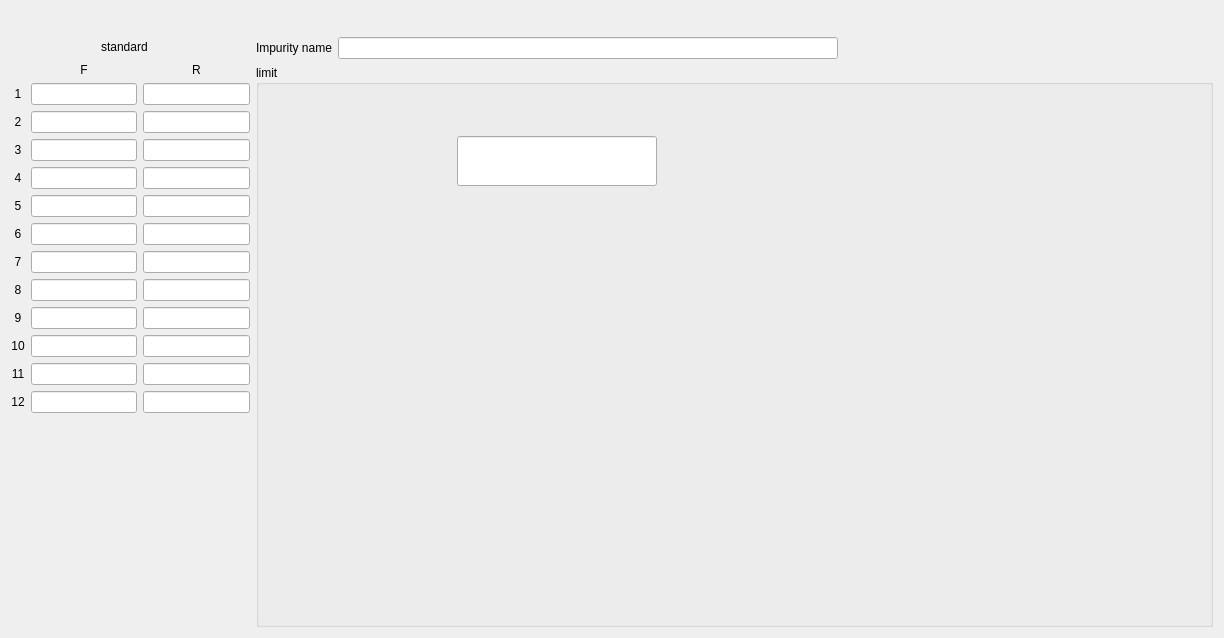
<?xml version="1.0" encoding="UTF-8"?>
<ui version="4.0">
 <class>WhitePeanutSenseSetWidget</class>
 <widget class="QWidget" name="WhitePeanutSenseSetWidget">
  <property name="geometry">
   <rect>
    <x>0</x>
    <y>0</y>
    <width>1224</width>
    <height>638</height>
   </rect>
  </property>
  <property name="windowTitle">
   <string>Form</string>
  </property>
  <layout class="QVBoxLayout" name="verticalLayout_2">
   <item>
    <layout class="QVBoxLayout" name="verticalLayout">
     <item>
      <layout class="QHBoxLayout" name="horizontalLayout">
       <item>
        <spacer name="horizontalSpacer_23">
         <property name="orientation">
          <enum>Qt::Horizontal</enum>
         </property>
         <property name="sizeHint" stdset="0">
          <size>
           <width>40</width>
           <height>20</height>
          </size>
         </property>
        </spacer>
       </item>
       <item>
        <widget class="QLabel" name="label_group">
         <property name="sizePolicy">
          <sizepolicy hsizetype="Preferred" vsizetype="Fixed">
           <horstretch>0</horstretch>
           <verstretch>0</verstretch>
          </sizepolicy>
         </property>
         <property name="text">
          <string/>
         </property>
         <property name="alignment">
          <set>Qt::AlignCenter</set>
         </property>
        </widget>
       </item>
       <item>
        <spacer name="horizontalSpacer_24">
         <property name="orientation">
          <enum>Qt::Horizontal</enum>
         </property>
         <property name="sizeHint" stdset="0">
          <size>
           <width>40</width>
           <height>20</height>
          </size>
         </property>
        </spacer>
       </item>
      </layout>
     </item>
     <item>
      <layout class="QHBoxLayout" name="horizontalLayout_2" stretch="2,8">
       <item>
        <layout class="QVBoxLayout" name="verticalLayout_8">
         <item>
          <layout class="QHBoxLayout" name="horizontalLayout_21">
           <item>
            <spacer name="horizontalSpacer_19">
             <property name="orientation">
              <enum>Qt::Horizontal</enum>
             </property>
             <property name="sizeHint" stdset="0">
              <size>
               <width>40</width>
               <height>20</height>
              </size>
             </property>
            </spacer>
           </item>
           <item>
            <widget class="QLabel" name="standard_titlelbl_3">
             <property name="text">
              <string notr="true">standard</string>
             </property>
            </widget>
           </item>
           <item>
            <widget class="QLabel" name="standardlbl_3">
             <property name="text">
              <string/>
             </property>
            </widget>
           </item>
           <item>
            <spacer name="horizontalSpacer_20">
             <property name="orientation">
              <enum>Qt::Horizontal</enum>
             </property>
             <property name="sizeHint" stdset="0">
              <size>
               <width>40</width>
               <height>20</height>
              </size>
             </property>
            </spacer>
           </item>
          </layout>
         </item>
         <item>
          <layout class="QGridLayout" name="gridLayout_12">
           <item row="12" column="1">
            <widget class="myLineEdit" name="peanutEdit12">
             <property name="alignment">
              <set>Qt::AlignCenter</set>
             </property>
            </widget>
           </item>
           <item row="11" column="1">
            <widget class="myLineEdit" name="peanutEdit11">
             <property name="alignment">
              <set>Qt::AlignCenter</set>
             </property>
            </widget>
           </item>
           <item row="12" column="0">
            <widget class="QLabel" name="peanutlbl12">
             <property name="text">
              <string notr="true">12</string>
             </property>
             <property name="alignment">
              <set>Qt::AlignCenter</set>
             </property>
            </widget>
           </item>
           <item row="13" column="1">
            <spacer name="verticalSpacer_3">
             <property name="orientation">
              <enum>Qt::Vertical</enum>
             </property>
             <property name="sizeHint" stdset="0">
              <size>
               <width>20</width>
               <height>40</height>
              </size>
             </property>
            </spacer>
           </item>
           <item row="12" column="2">
            <widget class="myLineEdit" name="peanutEdit1_12">
             <property name="alignment">
              <set>Qt::AlignCenter</set>
             </property>
            </widget>
           </item>
           <item row="11" column="2">
            <widget class="myLineEdit" name="peanutEdit1_11">
             <property name="alignment">
              <set>Qt::AlignCenter</set>
             </property>
            </widget>
           </item>
           <item row="10" column="1">
            <widget class="myLineEdit" name="peanutEdit10">
             <property name="alignment">
              <set>Qt::AlignCenter</set>
             </property>
            </widget>
           </item>
           <item row="11" column="0">
            <widget class="QLabel" name="peanutlbl11">
             <property name="text">
              <string notr="true">11</string>
             </property>
             <property name="alignment">
              <set>Qt::AlignCenter</set>
             </property>
            </widget>
           </item>
           <item row="10" column="0">
            <widget class="QLabel" name="peanutlbl10">
             <property name="text">
              <string notr="true">10</string>
             </property>
             <property name="alignment">
              <set>Qt::AlignCenter</set>
             </property>
            </widget>
           </item>
           <item row="10" column="2">
            <widget class="myLineEdit" name="peanutEdit1_10">
             <property name="alignment">
              <set>Qt::AlignCenter</set>
             </property>
            </widget>
           </item>
           <item row="9" column="0">
            <widget class="QLabel" name="peanutlbl9">
             <property name="text">
              <string notr="true">9</string>
             </property>
             <property name="alignment">
              <set>Qt::AlignCenter</set>
             </property>
            </widget>
           </item>
           <item row="9" column="1">
            <widget class="myLineEdit" name="peanutEdit9">
             <property name="alignment">
              <set>Qt::AlignCenter</set>
             </property>
            </widget>
           </item>
           <item row="9" column="2">
            <widget class="myLineEdit" name="peanutEdit1_9">
             <property name="alignment">
              <set>Qt::AlignCenter</set>
             </property>
            </widget>
           </item>
           <item row="7" column="0">
            <widget class="QLabel" name="peanutlbl7">
             <property name="text">
              <string notr="true">7</string>
             </property>
             <property name="alignment">
              <set>Qt::AlignCenter</set>
             </property>
            </widget>
           </item>
           <item row="8" column="2">
            <widget class="myLineEdit" name="peanutEdit1_8">
             <property name="alignment">
              <set>Qt::AlignCenter</set>
             </property>
            </widget>
           </item>
           <item row="8" column="1">
            <widget class="myLineEdit" name="peanutEdit8">
             <property name="alignment">
              <set>Qt::AlignCenter</set>
             </property>
            </widget>
           </item>
           <item row="7" column="1">
            <widget class="myLineEdit" name="peanutEdit7">
             <property name="alignment">
              <set>Qt::AlignCenter</set>
             </property>
            </widget>
           </item>
           <item row="8" column="0">
            <widget class="QLabel" name="peanutlbl8">
             <property name="text">
              <string notr="true">8</string>
             </property>
             <property name="alignment">
              <set>Qt::AlignCenter</set>
             </property>
            </widget>
           </item>
           <item row="7" column="2">
            <widget class="myLineEdit" name="peanutEdit1_7">
             <property name="alignment">
              <set>Qt::AlignCenter</set>
             </property>
            </widget>
           </item>
           <item row="6" column="0">
            <widget class="QLabel" name="peanutlbl6">
             <property name="text">
              <string notr="true">6</string>
             </property>
             <property name="alignment">
              <set>Qt::AlignCenter</set>
             </property>
            </widget>
           </item>
           <item row="5" column="2">
            <widget class="myLineEdit" name="peanutEdit1_5">
             <property name="alignment">
              <set>Qt::AlignCenter</set>
             </property>
            </widget>
           </item>
           <item row="6" column="2">
            <widget class="myLineEdit" name="peanutEdit1_6">
             <property name="alignment">
              <set>Qt::AlignCenter</set>
             </property>
            </widget>
           </item>
           <item row="3" column="2">
            <widget class="myLineEdit" name="peanutEdit1_3">
             <property name="alignment">
              <set>Qt::AlignCenter</set>
             </property>
            </widget>
           </item>
           <item row="6" column="1">
            <widget class="myLineEdit" name="peanutEdit6">
             <property name="alignment">
              <set>Qt::AlignCenter</set>
             </property>
            </widget>
           </item>
           <item row="5" column="1">
            <widget class="myLineEdit" name="peanutEdit5">
             <property name="alignment">
              <set>Qt::AlignCenter</set>
             </property>
            </widget>
           </item>
           <item row="5" column="0">
            <widget class="QLabel" name="peanutlbl5">
             <property name="text">
              <string notr="true">5</string>
             </property>
             <property name="alignment">
              <set>Qt::AlignCenter</set>
             </property>
            </widget>
           </item>
           <item row="4" column="0">
            <widget class="QLabel" name="peanutlbl4">
             <property name="text">
              <string notr="true">4</string>
             </property>
             <property name="alignment">
              <set>Qt::AlignCenter</set>
             </property>
            </widget>
           </item>
           <item row="4" column="2">
            <widget class="myLineEdit" name="peanutEdit1_4">
             <property name="alignment">
              <set>Qt::AlignCenter</set>
             </property>
            </widget>
           </item>
           <item row="4" column="1">
            <widget class="myLineEdit" name="peanutEdit4">
             <property name="alignment">
              <set>Qt::AlignCenter</set>
             </property>
            </widget>
           </item>
           <item row="3" column="1">
            <widget class="myLineEdit" name="peanutEdit3">
             <property name="alignment">
              <set>Qt::AlignCenter</set>
             </property>
            </widget>
           </item>
           <item row="3" column="0">
            <widget class="QLabel" name="peanutlbl3">
             <property name="text">
              <string notr="true">3</string>
             </property>
             <property name="alignment">
              <set>Qt::AlignCenter</set>
             </property>
            </widget>
           </item>
           <item row="1" column="2">
            <widget class="myLineEdit" name="peanutEdit1_1">
             <property name="alignment">
              <set>Qt::AlignCenter</set>
             </property>
            </widget>
           </item>
           <item row="1" column="1">
            <widget class="myLineEdit" name="peanutEdit1">
             <property name="alignment">
              <set>Qt::AlignCenter</set>
             </property>
            </widget>
           </item>
           <item row="2" column="2">
            <widget class="myLineEdit" name="peanutEdit1_2">
             <property name="alignment">
              <set>Qt::AlignCenter</set>
             </property>
            </widget>
           </item>
           <item row="1" column="0">
            <widget class="QLabel" name="peanutlbl1">
             <property name="text">
              <string notr="true">1</string>
             </property>
             <property name="alignment">
              <set>Qt::AlignCenter</set>
             </property>
            </widget>
           </item>
           <item row="2" column="1">
            <widget class="myLineEdit" name="peanutEdit2">
             <property name="alignment">
              <set>Qt::AlignCenter</set>
             </property>
            </widget>
           </item>
           <item row="2" column="0">
            <widget class="QLabel" name="peanutlbl2">
             <property name="text">
              <string notr="true">2</string>
             </property>
             <property name="alignment">
              <set>Qt::AlignCenter</set>
             </property>
            </widget>
           </item>
           <item row="0" column="2">
            <widget class="QLabel" name="label_rear_3">
             <property name="sizePolicy">
              <sizepolicy hsizetype="Preferred" vsizetype="Fixed">
               <horstretch>0</horstretch>
               <verstretch>0</verstretch>
              </sizepolicy>
             </property>
             <property name="text">
              <string notr="true">R</string>
             </property>
             <property name="alignment">
              <set>Qt::AlignCenter</set>
             </property>
            </widget>
           </item>
           <item row="0" column="1">
            <widget class="QLabel" name="label_front_3">
             <property name="sizePolicy">
              <sizepolicy hsizetype="Preferred" vsizetype="Fixed">
               <horstretch>0</horstretch>
               <verstretch>0</verstretch>
              </sizepolicy>
             </property>
             <property name="text">
              <string notr="true">F</string>
             </property>
             <property name="alignment">
              <set>Qt::AlignCenter</set>
             </property>
            </widget>
           </item>
          </layout>
         </item>
        </layout>
       </item>
       <item>
        <layout class="QVBoxLayout" name="verticalLayout_9">
         <item>
          <layout class="QHBoxLayout" name="horizontalLayout_20">
           <item>
            <widget class="QLabel" name="senseNameLabel">
             <property name="sizePolicy">
              <sizepolicy hsizetype="Preferred" vsizetype="Fixed">
               <horstretch>0</horstretch>
               <verstretch>0</verstretch>
              </sizepolicy>
             </property>
             <property name="text">
              <string notr="true">Impurity name</string>
             </property>
            </widget>
           </item>
           <item>
            <widget class="myLineEdit" name="sNamelineEdit">
             <property name="minimumSize">
              <size>
               <width>500</width>
               <height>0</height>
              </size>
             </property>
             <property name="alignment">
              <set>Qt::AlignCenter</set>
             </property>
            </widget>
           </item>
           <item>
            <spacer name="horizontalSpacer_21">
             <property name="orientation">
              <enum>Qt::Horizontal</enum>
             </property>
             <property name="sizeHint" stdset="0">
              <size>
               <width>40</width>
               <height>20</height>
              </size>
             </property>
            </spacer>
           </item>
          </layout>
         </item>
         <item>
          <widget class="QGroupBox" name="groupBox_8">
           <property name="minimumSize">
            <size>
             <width>400</width>
             <height>0</height>
            </size>
           </property>
           <property name="title">
            <string>limit</string>
           </property>
           <widget class="myLineEdit" name="senseUpEdit">
            <property name="geometry">
             <rect>
              <x>201</x>
              <y>71</y>
              <width>200</width>
              <height>50</height>
             </rect>
            </property>
            <property name="minimumSize">
             <size>
              <width>200</width>
              <height>50</height>
             </size>
            </property>
            <property name="maximumSize">
             <size>
              <width>200</width>
              <height>50</height>
             </size>
            </property>
            <property name="text">
             <string notr="true"/>
            </property>
            <property name="alignment">
             <set>Qt::AlignCenter</set>
            </property>
           </widget>
          </widget>
         </item>
        </layout>
       </item>
      </layout>
     </item>
    </layout>
   </item>
  </layout>
 </widget>
 <customwidgets>
  <customwidget>
   <class>myLineEdit</class>
   <extends>QLineEdit</extends>
   <header location="global">mysortwidget/mylineedit.h</header>
  </customwidget>
 </customwidgets>
 <resources/>
 <connections/>
</ui>
